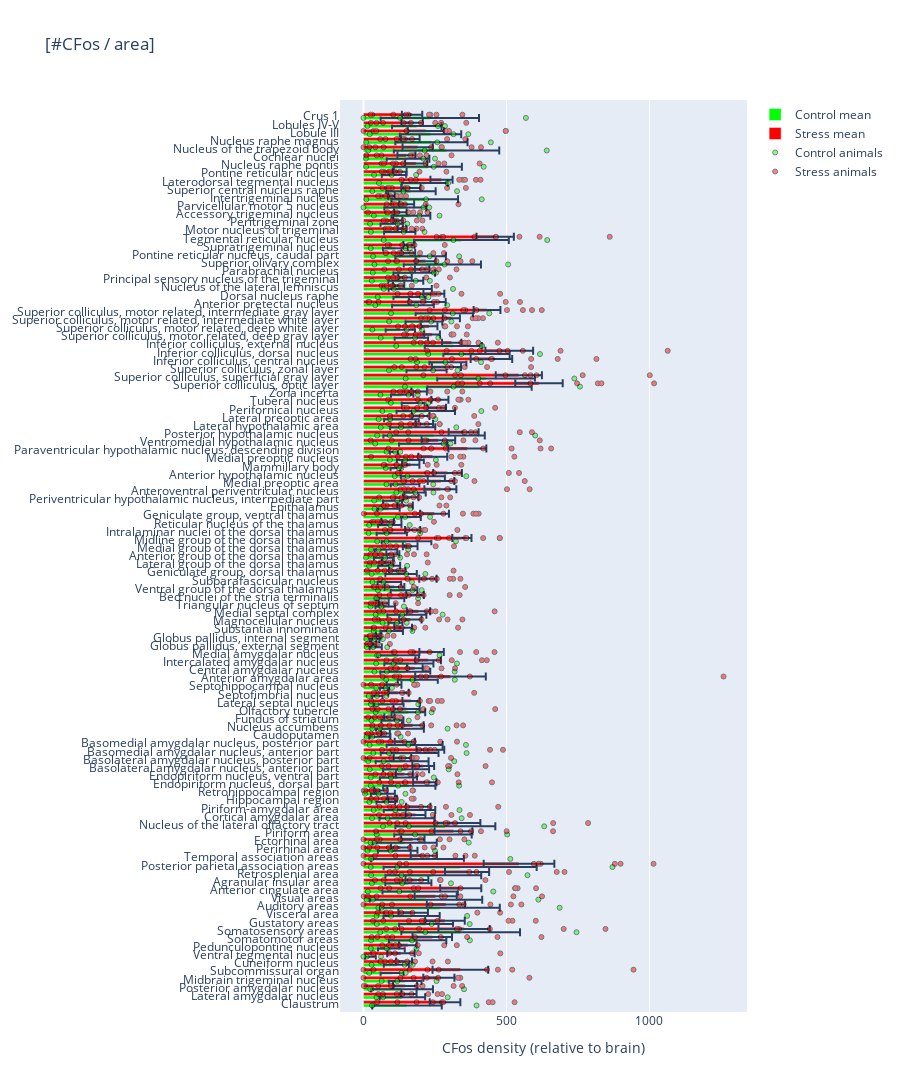

Source (notebook cell):
### Markdown cell above
# Plot percentages

### Code cell
# In this case we wanted to normalize it based on the density, rather then the Percentage 
# I didn't modify the various labels in the plot as I was just focused on adapting the code to our dataset, rather then polishing it

tracer_to_plot = 'CFos'
normalization = 'Density' # 'Density','Percentage','RelativeDensity'
threshold = 1e-2 # Only plot bars with value larger than threshold (1e-6, 1e-2, 3)
y_axis_label = 'region_names' # change this to 'acronym' to have acronyms on the y-axis

# Calculate mean values
group_1_df = pd.DataFrame(group_1_results[(tracer_to_plot,normalization)].rename('cell counts'))
group_1_avg = group_1_df.reset_index().groupby('level_0').mean(numeric_only=True)
group_1_sem = group_1_df.reset_index().groupby('level_0').sem(numeric_only=True)

group_2_df = pd.DataFrame(group_2_results[(tracer_to_plot,normalization)].rename('cell counts'))
group_2_avg = group_2_df.reset_index().groupby('level_0').mean(numeric_only=True)
group_2_sem = group_2_df.reset_index().groupby('level_0').sem(numeric_only=True)

# Determine which regions to plot  
mean_sum = group_1_avg + group_2_avg
#regs_to_plot = mean_sum[(mean_sum['cell counts']>threshold) & (mean_sum['cell counts'].notnull())].sort_values(by='cell counts').index.to_list()
regs_to_plot = cfosPLS.X.columns.to_list()

# y-axis, with seperate values for each region
y_axis_il, ticklabels = pd.factorize(group_1_df.loc[regs_to_plot].reset_index()['level_0'])
y_axis_bla, ticklabels = pd.factorize(group_2_df.loc[regs_to_plot].reset_index()['level_0'])
if(y_axis_label=='region_names'):
    ticklabels = [AllenBrain.brain_region_dict[reg] for reg in ticklabels]
     
fig = go.Figure()

# Barplot
fig.add_trace(go.Bar(
                     x = group_1_avg.loc[regs_to_plot]['cell counts'],
                     name = f'{group_1_name} mean',
                     error_x = dict(
                         type='data',
                         array=group_1_sem.loc[regs_to_plot]['cell counts']
                     )
              )
)

fig.add_trace(go.Bar(
                     x = group_2_avg.loc[regs_to_plot]['cell counts'],
                     name = f'{group_2_name} mean',
                     error_x = dict(
                         type='data',
                         array=group_2_sem.loc[regs_to_plot]['cell counts']
                     )
              )
)

fig.update_layout(barmode='group', colorway=['rgb(0,255,0)', 'rgb(255,0,0)'])

# Scatterplot (animals)
fig.add_trace(go.Scatter(
                    mode = 'markers',
                    y = y_axis_il - 0.2,
                    x = group_1_df.loc[regs_to_plot]['cell counts'],
                    name = f'{group_1_name} animals',
                    opacity=0.5,
                    marker=dict(
                        color='rgb(0,255,0)',
                        size=5,
                        line=dict(
                            color='rgb(0,0,0)',
                            width=1
                        )
                    )
              )
)

fig.add_trace(go.Scatter(
                    mode = 'markers',
                    y = y_axis_bla + 0.2,
                    x = group_2_df.loc[regs_to_plot]['cell counts'],
                    name = f'{group_2_name} animals',
                    opacity=0.5,
                    marker=dict(
                        color='rgb(255,0,0)',
                        size=5,
                        line=dict(
                            color='rgb(0,0,0)',
                            width=1
                        )
                    )
              )
)

# Figure title
title = ''
if normalization=='RelativeDensity':
    title = '[#'+tracer_to_plot+ ' / area] / ['+tracer_to_plot+'(brain) / area(brain)].'
elif normalization=='Density':
    title = '[#'+tracer_to_plot+ ' / area]'
elif normalization=='Percentage':
    title = '[#'+tracer_to_plot+ ' / brain]'

# Update layout
fig.update_layout(
    title = title,
    yaxis = dict(
        tickmode = 'array',
        tickvals = np.arange(0,len(regs_to_plot)),
        ticktext = ticklabels
    ),
    xaxis=dict(
        title = f'{tracer_to_plot} density (relative to brain)'
    ),
    width=900, height=5000,
    hovermode="x unified",
    yaxis_range = [-1,len(regs_to_plot)+1]
)

fig.show()

# Save figure as PNG
file_title = 'barplot_' + tracer_to_plot + '_' + normalization + 'CvS.png'
fig.write_image(os.path.join(plots_output_path, file_title))

### Figure 1 — Plotly figure (JSON) as saved in the notebook; plotly's stock layout.template omitted (floating-point values rounded to 4 significant figures; data arrays with more than 128 entries replaced by an {"elided": "..."} marker saying what was removed)
{"data": [{"error_x": {"array": [121.7, 79.41, 108.6, 57.09, 40.32, 43.92, 18.91, 46.76, 100.2, 207.5, 94.26, 98.26, 209.4, 196.6, 131.7, 80.48, 167.4, 267.6, 162.2, 69.11, 112.2, 135.4, 174.8, 96.64, 90.11, 32.52, 41.61, 91.27, 64.94, 80.37, 92.54, 100.8, 97.86, 36.78, 83.62, 38.49, 58.85, 52.25, 17.97, 15.98, 69.91, 87.28, 85.84, 71.94, 21.17, 16.69, 39.45, 24.47, 68.12, 34.36, 48.43, 46.59, 41.1, 54.95, 38.55, 34.6, 39.62, 86.83, 52.84, 40.89, 33.94, 38.79, 33.37, 37.41, 50.04, 77.01, 16.92, 47.22, 13.93, 84.06, 177.3, 78.96, 60.5, 102.2, 39.88, 39.24, 182.4, 170.8, 70.18, 64.69, 115.8, 99.82, 58.55, 51.23, 64.15, 100.3, 72.89, 55.71, 75.58, 61.07, 72.58, 135.0, 88.34, 43.27, 165.6, 54.66, 39.03, 67.89, 73.44, 116.5, 86.55, 80.18, 42.63, 119.0, 74.61, 184.2, 126.2, 107.4, 86.48, 172.0], "type": "data"}, "name": "Control mean", "type": "bar", "x": [152.1, 136.2, 134.3, 145.7, 100.2, 114.8, 24.24, 97.54, 189.5, 339.9, 218.8, 168.2, 267.2, 218.6, 198.2, 156.9, 244.3, 338.0, 189.0, 119.6, 144.0, 243.0, 286.3, 152.6, 160.9, 78.24, 68.19, 160.3, 122.6, 149.0, 135.1, 161.5, 178.9, 57.29, 127.5, 101.2, 157.0, 87.9, 48.7, 73.91, 190.0, 146.3, 158.8, 122.1, 42.83, 39.03, 98.52, 111.7, 151.7, 76.22, 94.22, 141.8, 90.56, 131.5, 89.71, 71.16, 78.51, 150.5, 98.97, 91.93, 166.5, 87.72, 101.7, 180.3, 145.5, 207.7, 111.6, 163.9, 106.7, 208.5, 246.9, 172.1, 132.6, 217.8, 173.7, 135.5, 405.7, 428.7, 220.5, 295.2, 395.4, 314.2, 167.5, 128.9, 211.4, 282.7, 173.0, 160.6, 163.4, 148.1, 177.6, 275.9, 199.8, 111.6, 342.5, 126.7, 98.61, 165.9, 146.4, 214.2, 165.9, 214.4, 106.7, 225.1, 155.9, 290.5, 237.7, 234.4, 186.4, 232.0]}, {"error_x": {"array": [53.52, 26.59, 42.11, 54.36, 97.37, 27.83, 47.95, 30.55, 69.05, 89.73, 69.12, 51.72, 66.93, 73.7, 71.84, 39.93, 77.08, 123.5, 45.66, 33.58, 40.89, 66.25, 80.21, 34.51, 42.62, 16.64, 22.64, 40.86, 29.51, 38.13, 30.56, 48.66, 35.19, 15.51, 37.82, 17.62, 45.73, 30.31, 36.41, 25.93, 123.4, 27.15, 44.74, 42.7, 8.236, 9.382, 31.15, 38.99, 40.68, 17.33, 30.61, 34.67, 30.28, 28.34, 19.51, 22.77, 25.63, 33.49, 26.51, 21.83, 50.39, 27.03, 27.02, 55.94, 46.53, 50.14, 30.34, 50.6, 66.23, 58.73, 52.33, 30.53, 30.69, 32.71, 29.85, 26.99, 82.94, 80.78, 50.91, 72.64, 83.4, 33.87, 27.51, 29.06, 29.89, 46.83, 64.4, 36.5, 19.86, 23.53, 25.2, 35.08, 24.02, 19.44, 65.26, 15.33, 16.26, 21.78, 26.04, 11.06, 33.74, 38.7, 24.14, 38.56, 31.51, 52.89, 32.84, 63.19, 37.47, 35.62], "type": "data"}, "name": "Stress mean", "type": "bar", "x": [285.2, 159.1, 145.5, 263.7, 338.9, 141.8, 131.1, 155.2, 240.5, 351.9, 285.1, 173.7, 288.5, 252.5, 340.1, 187.0, 362.3, 543.9, 210.9, 130.1, 172.5, 314.9, 328.5, 182.2, 191.6, 100.4, 60.82, 214.4, 143.3, 208.9, 136.4, 233.8, 144.4, 76.8, 172.7, 90.63, 150.6, 166.5, 121.9, 106.9, 304.3, 179.6, 226.1, 238.2, 36.23, 52.91, 138.6, 164.0, 192.4, 70.73, 180.3, 108.3, 225.4, 118.1, 84.01, 102.8, 163.3, 344.2, 171.9, 84.63, 248.6, 145.6, 165.4, 268.9, 271.1, 294.1, 165.2, 242.3, 363.4, 261.9, 350.3, 212.7, 200.1, 255.9, 267.3, 194.7, 613.7, 543.2, 290.2, 447.4, 509.8, 308.4, 239.9, 229.5, 307.4, 432.0, 223.1, 246.2, 122.8, 145.3, 205.1, 217.4, 156.8, 159.0, 460.6, 134.7, 119.9, 129.0, 151.0, 97.98, 165.8, 272.8, 126.7, 184.3, 150.3, 189.4, 163.5, 218.0, 169.9, 170.0]}, {"marker": {"color": "rgb(0,255,0)", "line": {"color": "rgb(0,0,0)", "width": 1}, "size": 5}, "mode": "markers", "name": "Control animals", "opacity": 0.5, "type": "scatter", "x": {"elided": "330 float values"}, "y": {"elided": "330 float values"}}, {"marker": {"color": "rgb(255,0,0)", "line": {"color": "rgb(0,0,0)", "width": 1}, "size": 5}, "mode": "markers", "name": "Stress animals", "opacity": 0.5, "type": "scatter", "x": {"elided": "990 float values"}, "y": {"elided": "990 float values"}}], "layout": {"barmode": "group", "colorway": ["rgb(0,255,0)", "rgb(255,0,0)"], "height": 5000, "hovermode": "x unified", "title": {"text": "[#CFos / area]"}, "width": 900, "xaxis": {"title": {"text": "CFos density (relative to brain)"}}, "yaxis": {"range": [-1, 111], "tickmode": "array", "ticktext": ["Claustrum", "Lateral amygdalar nucleus", "Posterior amygdalar nucleus", "Midbrain trigeminal nucleus", "Subcommissural organ", "Cuneiform nucleus", "Ventral tegmental nucleus", "Pedunculopontine nucleus", "Somatomotor areas", "Somatosensory areas", "Gustatory areas", "Visceral area", "Auditory areas", "Visual areas", "Anterior cingulate area", "Agranular insular area", "Retrosplenial area", "Posterior parietal association areas", "Temporal association areas", "Perirhinal area", "Ectorhinal area", "Piriform area", "Nucleus of the lateral olfactory tract", "Cortical amygdalar area", "Piriform-amygdalar area", "Hippocampal region", "Retrohippocampal region", "Endopiriform nucleus, dorsal part", "Endopiriform nucleus, ventral part", "Basolateral amygdalar nucleus, anterior part", "Basolateral amygdalar nucleus, posterior part", "Basomedial amygdalar nucleus, anterior part", "Basomedial amygdalar nucleus, posterior part", "Caudoputamen", "Nucleus accumbens", "Fundus of striatum", "Olfactory tubercle", "Lateral septal nucleus", "Septofimbrial nucleus", "Septohippocampal nucleus", "Anterior amygdalar area", "Central amygdalar nucleus", "Intercalated amygdalar nucleus", "Medial amygdalar nucleus", "Globus pallidus, external segment", "Globus pallidus, internal segment", "Substantia innominata", "Magnocellular nucleus", "Medial septal complex", "Triangular nucleus of septum", "Bed nuclei of the stria terminalis", "Ventral group of the dorsal thalamus", "Subparafascicular nucleus", "Geniculate group, dorsal thalamus", "Lateral group of the dorsal thalamus", "Anterior group of the dorsal thalamus", "Medial group of the dorsal thalamus", "Midline group of the dorsal thalamus", "Intralaminar nuclei of the dorsal thalamus", "Reticular nucleus of the thalamus", "Geniculate group, ventral thalamus", "Epithalamus", "Periventricular hypothalamic nucleus, intermediate part", "Anteroventral periventricular nucleus", "Medial preoptic area", "Anterior hypothalamic nucleus", "Mammillary body", "Medial preoptic nucleus", "Paraventricular hypothalamic nucleus, descending division", "Ventromedial hypothalamic nucleus", "Posterior hypothalamic nucleus", "Lateral hypothalamic area", "Lateral preoptic area", "Perifornical nucleus", "Tuberal nucleus", "Zona incerta", "Superior colliculus, optic layer", "Superior colliculus, superficial gray layer", "Superior colliculus, zonal layer", "Inferior colliculus, central nucleus", "Inferior colliculus, dorsal nucleus", "Inferior colliculus, external nucleus", "Superior colliculus, motor related, deep gray layer", "Superior colliculus, motor related, deep white layer", "Superior colliculus, motor related, intermediate white layer", "Superior colliculus, motor related, intermediate gray layer", "Anterior pretectal nucleus", "Dorsal nucleus raphe", "Nucleus of the lateral lemniscus", "Principal sensory nucleus of the trigeminal", "Parabrachial nucleus", "Superior olivary complex", "Pontine reticular nucleus, caudal part", "Supratrigeminal nucleus", "Tegmental reticular nucleus", "Motor nucleus of trigeminal", "Peritrigeminal zone", "Accessory trigeminal nucleus", "Parvicellular motor 5 nucleus", "Intertrigeminal nucleus", "Superior central nucleus raphe", "Laterodorsal tegmental nucleus", "Pontine reticular nucleus", "Nucleus raphe pontis", "Cochlear nuclei", "Nucleus of the trapezoid body", "Nucleus raphe magnus", "Lobule III", "Lobules IV-V", "Crus 1"], "tickvals": [0, 1, 2, 3, 4, 5, 6, 7, 8, 9, 10, 11, 12, 13, 14, 15, 16, 17, 18, 19, 20, 21, 22, 23, 24, 25, 26, 27, 28, 29, 30, 31, 32, 33, 34, 35, 36, 37, 38, 39, 40, 41, 42, 43, 44, 45, 46, 47, 48, 49, 50, 51, 52, 53, 54, 55, 56, 57, 58, 59, 60, 61, 62, 63, 64, 65, 66, 67, 68, 69, 70, 71, 72, 73, 74, 75, 76, 77, 78, 79, 80, 81, 82, 83, 84, 85, 86, 87, 88, 89, 90, 91, 92, 93, 94, 95, 96, 97, 98, 99, 100, 101, 102, 103, 104, 105, 106, 107, 108, 109]}}}
